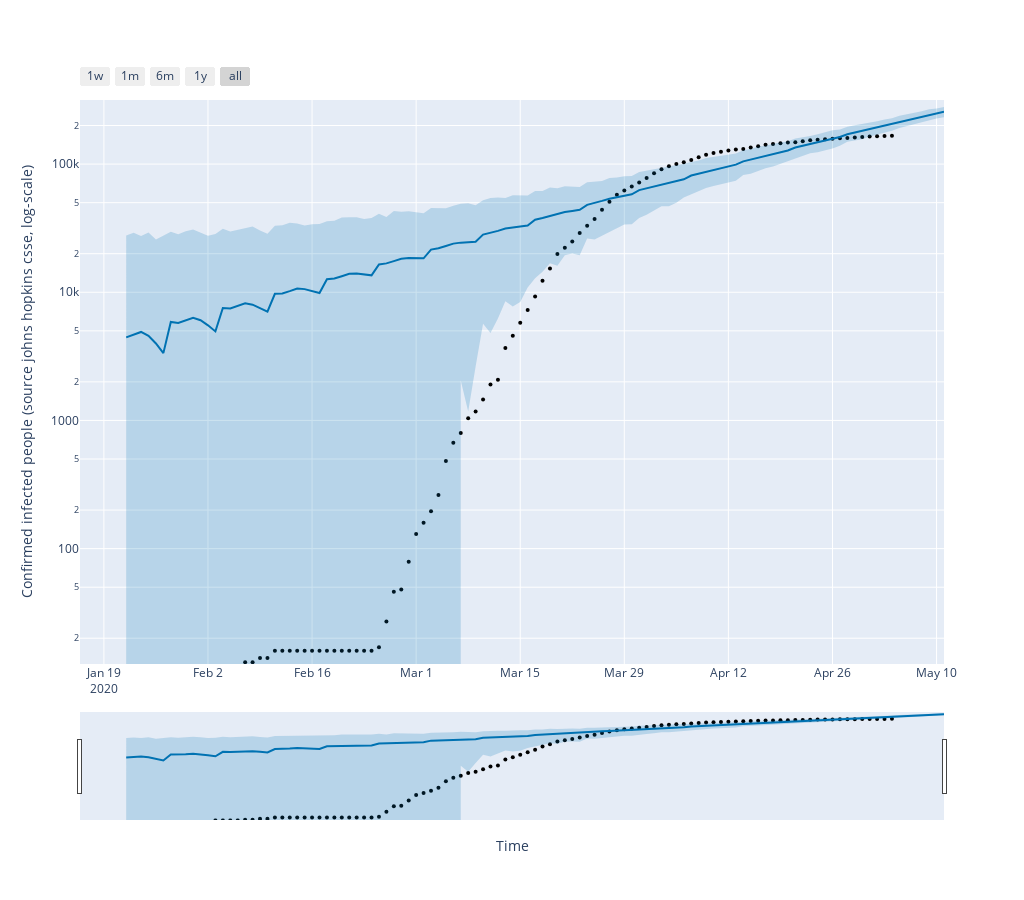

Write notebook code for a chart like this one.
### Code cell
import plotly.offline as py
from fbprophet.plot import plot_plotly

fig = plot_plotly(my_model, forecast)  # This returns a plotly Figure

fig.update_layout(
    width=1024,
    height=900,
    xaxis_title="Time",
    yaxis_title="Confirmed infected people (source johns hopkins csse, log-scale)",
)
fig.update_yaxes(type="log",range=[1.1,5.5])
py.iplot(fig)
